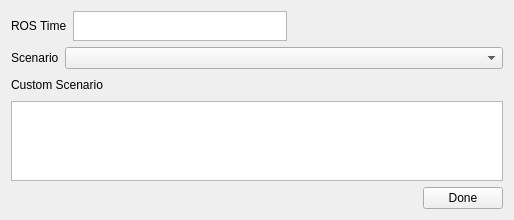
<?xml version="1.0" encoding="UTF-8"?>
<ui version="4.0">
 <class>addScenario</class>
 <widget class="QWidget" name="addScenario">
  <property name="geometry">
   <rect>
    <x>0</x>
    <y>0</y>
    <width>514</width>
    <height>220</height>
   </rect>
  </property>
  <property name="windowTitle">
   <string>Add/Edit Scenario</string>
  </property>
  <layout class="QVBoxLayout" name="verticalLayout">
   <item>
    <layout class="QHBoxLayout" name="horizontalLayout">
     <item>
      <widget class="QLabel" name="label">
       <property name="text">
        <string>ROS Time</string>
       </property>
      </widget>
     </item>
     <item>
      <widget class="QPlainTextEdit" name="time">
       <property name="maximumSize">
        <size>
         <width>16777215</width>
         <height>30</height>
        </size>
       </property>
      </widget>
     </item>
     <item>
      <spacer name="horizontalSpacer">
       <property name="orientation">
        <enum>Qt::Horizontal</enum>
       </property>
       <property name="sizeHint" stdset="0">
        <size>
         <width>258</width>
         <height>20</height>
        </size>
       </property>
      </spacer>
     </item>
    </layout>
   </item>
   <item>
    <layout class="QHBoxLayout" name="horizontalLayout_2" stretch="0,10">
     <item>
      <widget class="QLabel" name="label_2">
       <property name="text">
        <string>Scenario</string>
       </property>
      </widget>
     </item>
     <item>
      <widget class="QComboBox" name="scenario"/>
     </item>
    </layout>
   </item>
   <item>
    <layout class="QHBoxLayout" name="horizontalLayout_3">
     <item>
      <widget class="QLabel" name="label_3">
       <property name="text">
        <string>Custom Scenario</string>
       </property>
      </widget>
     </item>
     <item>
      <spacer name="horizontalSpacer_2">
       <property name="orientation">
        <enum>Qt::Horizontal</enum>
       </property>
       <property name="sizeHint" stdset="0">
        <size>
         <width>538</width>
         <height>20</height>
        </size>
       </property>
      </spacer>
     </item>
    </layout>
   </item>
   <item>
    <widget class="QPlainTextEdit" name="customScen"/>
   </item>
   <item>
    <layout class="QHBoxLayout" name="horizontalLayout_4">
     <item>
      <spacer name="horizontalSpacer_3">
       <property name="orientation">
        <enum>Qt::Horizontal</enum>
       </property>
       <property name="sizeHint" stdset="0">
        <size>
         <width>498</width>
         <height>20</height>
        </size>
       </property>
      </spacer>
     </item>
     <item>
      <widget class="QPushButton" name="addB">
       <property name="text">
        <string>Done</string>
       </property>
      </widget>
     </item>
    </layout>
   </item>
  </layout>
 </widget>
 <resources/>
 <connections/>
</ui>
